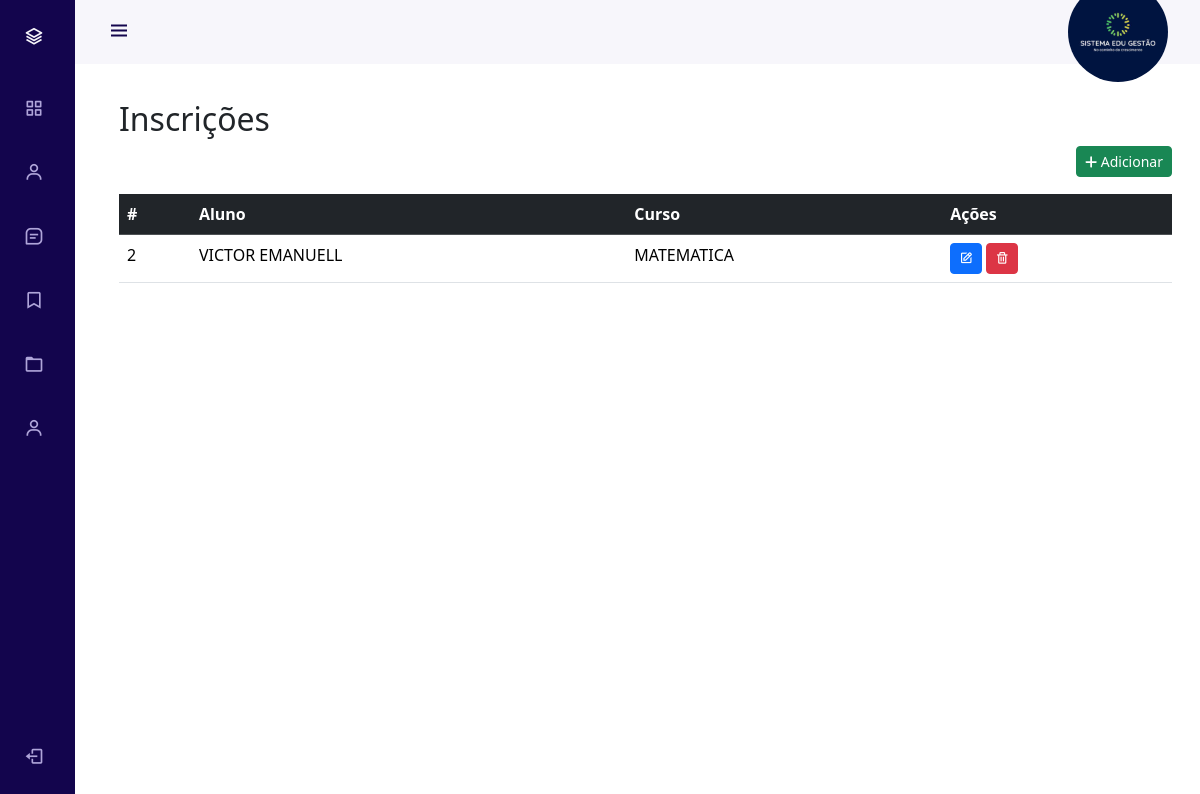
The app's page /view/registrations.php (signed in) with its own data.
### tables this page shows
CREATE TABLE `inscricoes` (
  `id` int(11) NOT NULL AUTO_INCREMENT,
  `aluno_id` int(11) DEFAULT NULL,
  `curso_id` int(11) DEFAULT NULL,
  PRIMARY KEY (`id`),
  KEY `aluno_id` (`aluno_id`),
  KEY `curso_id` (`curso_id`),
  CONSTRAINT `inscricoes_ibfk_1` FOREIGN KEY (`aluno_id`) REFERENCES `alunos` (`id`),
  CONSTRAINT `inscricoes_ibfk_2` FOREIGN KEY (`curso_id`) REFERENCES `cursos` (`id`)
);

CREATE TABLE `alunos` (
  `id` int(11) NOT NULL AUTO_INCREMENT,
  `nome` varchar(100) NOT NULL,
  `data_nascimento` date DEFAULT NULL,
  `endereco` varchar(255) DEFAULT NULL,
  `email` varchar(100) DEFAULT NULL,
  `curso_id` int(11) DEFAULT NULL,
  `inativo` tinyint(4) NOT NULL,
  PRIMARY KEY (`id`),
  UNIQUE KEY `email` (`email`),
  KEY `curso_id` (`curso_id`),
  CONSTRAINT `alunos_ibfk_1` FOREIGN KEY (`curso_id`) REFERENCES `cursos` (`id`)
);

CREATE TABLE `cursos` (
  `id` int(11) NOT NULL AUTO_INCREMENT,
  `nome` varchar(100) NOT NULL,
  `origem` set('Exatas','Humanas','Biologicas') DEFAULT NULL,
  `carga_horaria` varchar(10) DEFAULT NULL,
  `descricao` varchar(200) DEFAULT NULL,
  `status` tinyint(4) DEFAULT NULL,
  PRIMARY KEY (`id`)
);

### view/registrations.php (the view, shortened to what this page needs)
<?php
require_once('../config/config.php');
try {
    $query = "SELECT i.id, c.nome as curso, a.nome as aluno FROM inscricoes as i
    LEFT JOIN cursos as c on c.id = i.curso_id
    LEFT JOIN alunos as a on a.id = i.aluno_id
    ";
    $stmt = $pdo->query($query);
} catch (PDOException $e) {
    echo "Erro: " . $e->getMessage();
}
?>
<!DOCTYPE html>
<html lang="pt-br">
<?php require('./header-in.php'); ?>
<body id="body-pd">
    <?php require "./navBar.php" ?>
    <div class="height-100 main_components" >
        <div class="container">
            <div style="display: flex; justify-content: space-between;">
                <h2 class="text-left">Inscrições</h2>
            </div>
            <a class="btn btn-success btn-sm float-end" href="./addRegistrations.php">
                <i class="fa-solid fa-plus"></i> Adicionar
            </a>
            <br>
            <br>
            <div class="">
                <table class="table table-hover">
                    <thead class="table-dark">
                        <tr>
                            <th>#</th>
                            <th>Aluno</th>
                            <th>Curso</th>
                            <th>Ações</th>
                        </tr>
                    </thead>
                    <tbody>
                        <?php
                            while ($row = $stmt->fetch(PDO::FETCH_ASSOC)) :
                        ?>
                        <tr>
                            <td><?php echo $row['id'] ?></td>
                            <td><?php echo $row['aluno'] ?></td>
                            <td><?php echo $row['curso'] ?></td>
                            <td>
                                <a href="#editar" class="btn btn-primary btn-sm" title="Editar">
                                    <i class='bx bx-edit'></i>
                                </a>
                                <a href="#excluir" class="btn btn-danger btn-sm" title="Excluir">
                                    <i class='bx bx-trash'></i>
                                </a>
                            </td>
                        </tr>
                        <?php
                            endwhile;
                        ?>
                    </tbody>
                </table>
            </div>
            <br>
            <br>
            <br>
        </div>
    </div>
</body>
</html>

### styles/styles.css (style rules this page uses)
:root { --header-height: 3rem; --nav-width: 75px; --first-color: #13054d; --first-color-light: #AFA5D9; --white-color: #F7F6FB; --body-font: 'Nunito', sans-serif; --normal-font-size: 1rem; --z-fixed: 100 }
body { position: relative; margin: var(--header-height) 0 0 0; padding: 0 1rem; font-family: var(--body-font); font-size: var(--normal-font-size); transition: .5s }
a { text-decoration: none }
.height-100 { height: 100vh }
.main_components { padding-top: 100px; }
@media screen and (min-width: 768px) { body { margin: calc(var(--header-height) + 1rem) 0 0 0; padding-left: calc(var(--nav-width) + 2rem) } }

### records on screen
inscricoes: id "2", aluno.nome "VICTOR EMANUELL", curso.nome "MATEMATICA"
